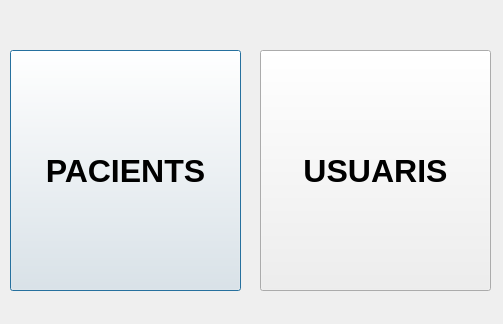
<?xml version="1.0" encoding="UTF-8"?>
<ui version="4.0">
 <class>Dialog</class>
 <widget class="QDialog" name="Dialog">
  <property name="geometry">
   <rect>
    <x>0</x>
    <y>0</y>
    <width>503</width>
    <height>324</height>
   </rect>
  </property>
  <property name="windowTitle">
   <string>Dialog</string>
  </property>
  <widget class="QPushButton" name="patients_btn">
   <property name="geometry">
    <rect>
     <x>10</x>
     <y>50</y>
     <width>231</width>
     <height>241</height>
    </rect>
   </property>
   <property name="font">
    <font>
     <pointsize>24</pointsize>
     <weight>75</weight>
     <bold>true</bold>
    </font>
   </property>
   <property name="text">
    <string>PACIENTS</string>
   </property>
  </widget>
  <widget class="QPushButton" name="users_btn">
   <property name="geometry">
    <rect>
     <x>260</x>
     <y>50</y>
     <width>231</width>
     <height>241</height>
    </rect>
   </property>
   <property name="font">
    <font>
     <pointsize>24</pointsize>
     <weight>75</weight>
     <bold>true</bold>
    </font>
   </property>
   <property name="text">
    <string>USUARIS</string>
   </property>
  </widget>
 </widget>
 <resources/>
 <connections/>
</ui>
